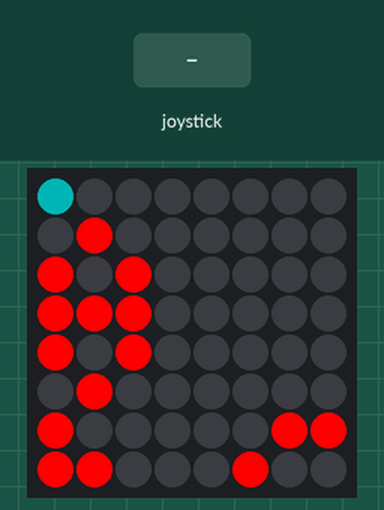
Bench run of a program on a simulated Raspberry Pi (BCM pin numbers) with a Sense HAT. On the bench: the Sense HAT's 8×8 RGB LED matrix. The test bench sets the inputs (shaded band). Random numbers come from a fixed seed.

Above: at 1.2 s.
1.3 s: joystick pushed down
At 2.1 s:
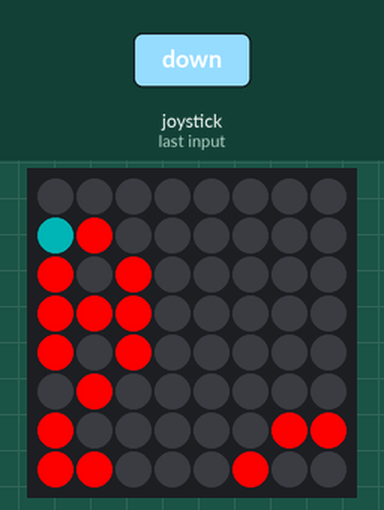
2.8 s: joystick pushed right
4.3 s: joystick clicked
At 5.5 s:
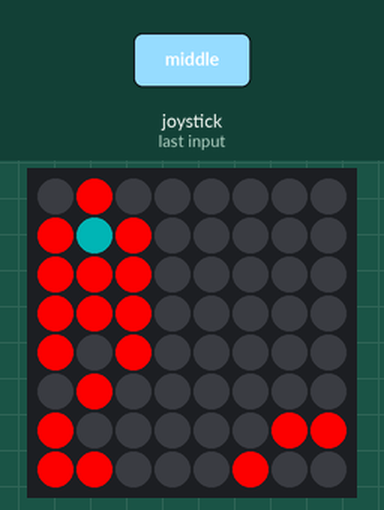
5.8 s: joystick pushed up
Timing chart, 0 to 8.3 s (numbered marks = the images above; inputs shaded):
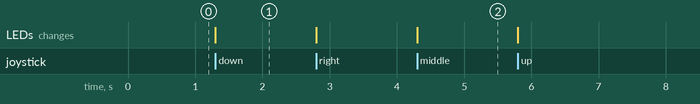

The program:

lightsout.py
```python
from sense_hat import SenseHat
from random import randrange

sense = SenseHat()

class Game():
    ON = [255, 0, 0] # red
    OFF = [0, 0, 0]  # blank
    CURSOR_ON = [192, 64, 64] # purple
    CURSOR_OFF = [0, 64, 64]  # aqua

    def __init__(self, height=8, width=8):
        self.width = width
        self.height = height
        self.board = []
        for _ in range(self.height):
            self.board.append([self.OFF] * self.width)
        for _ in range(6):
            y = randrange(0, self.height)
            x = randrange(0, self.width)
            self.flips(y, x)
        self.x = 0
        self.y = 0
        self.show()
        self.play()

    def flip(self, y, x):
        if 0 <= y < self.height and 0 <= x < self.width:
            self.board[y][x] = self.OFF if self.board[y][x] == self.ON else self.ON

    def flips(self, y, x):
        self.flip(y, x-1)
        self.flip(y, x)
        self.flip(y, x+1)
        self.flip(y-1, x)
        self.flip(y+1, x)

    def is_won(self):
        return all(c == self.OFF for row in self.board for c in row)

    def show(self):
        pixels = [c for row in self.board for c in row]
        pixels[self.y * self.height + self.x] = (
            self.CURSOR_ON
            if self.board[self.y][self.x] == self.ON
            else self.CURSOR_OFF)
        sense.set_pixels(pixels)

    def play(self):
        while True:
            [_, dir, action] = sense.stick.wait_for_event()
            x = self.x
            y = self.y
            if action == "pressed":
                if dir == "left":
                    x += -1
                elif dir == "right":
                    x += 1
                elif dir == "up":
                    y += -1
                elif dir == "down":
                    y += 1
                else:
                    self.flips(y, x)

            if 0 <= y < self.height and 0 <= x < self.width:
                self.x = x
                self.y = y
                self.show()
                if self.is_won():
                    break
        sense.clear()
        sense.show_message("Yay!")
        sense.clear()

Game()
```

Measured:
- after the input at 1.3 s, the LEDs: change at once (image 1)
- after the input at 4.3 s, the LEDs: change at once (image 2)
